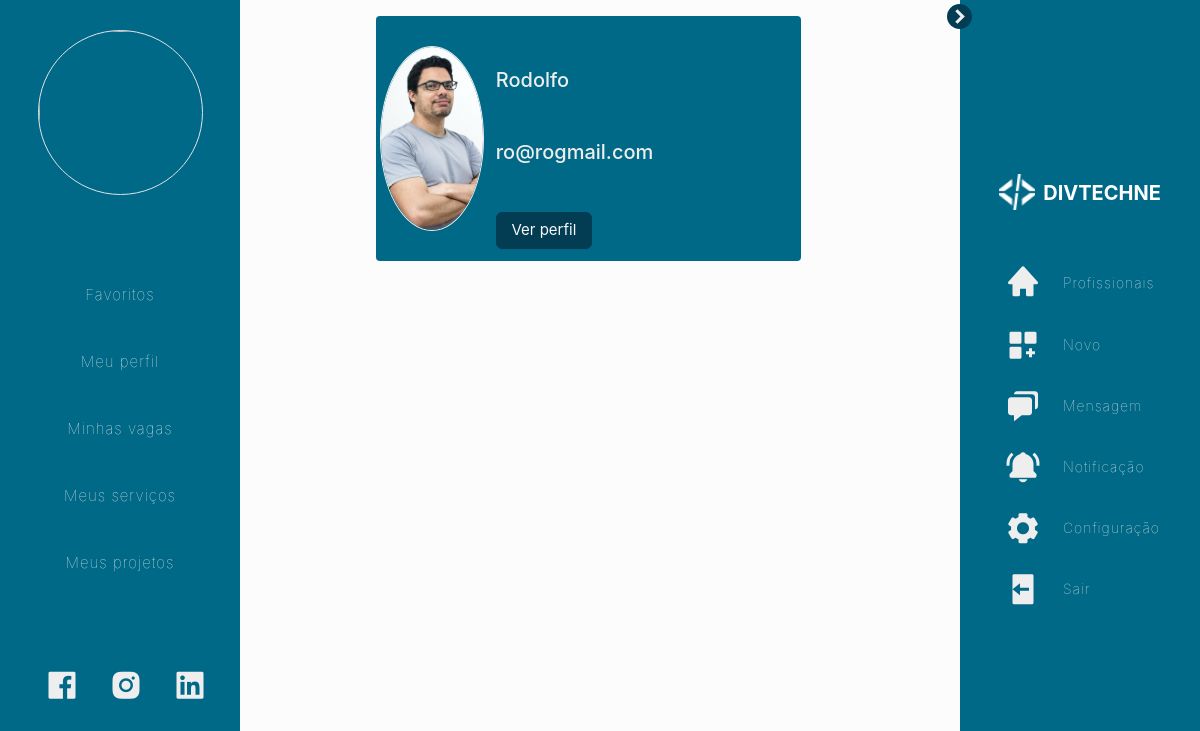
Screenshot of /cliente/servico/candidatos/1 with the database file from the repository.
### divtechne/models.py (models this page shows)
class CandidatoServico(database.Model):
    id = database.Column(database.Integer, primary_key=True)
    id_servico_candidato = database.Column(database.Integer, database.ForeignKey("servico.id"), nullable=False)
    id_programador_candidato = database.Column(database.Integer, database.ForeignKey("profissional.id"), nullable=False)

class Profissional(database.Model, UserMixin):
    id = database.Column(database.Integer, primary_key=True)
    nome = database.Column(database.String, nullable=False, unique=True) # Nome de profissional único
    email = database.Column(database.String, nullable=False, unique=True) # Email profissional tem que ser unico
    senha = database.Column(database.String, nullable=False)
    telefone = database.Column(database.String, nullable=False) # Telefone
    tecnologia = database.Column(database.String, nullable=False) # Tecnologias conhecidas
    nacionalidade = database.Column(database.String, default="Brasileiro") # Nacionalidade
    cpf = database.Column(database.String, unique=True) # Cpf tem que ser único
    data_nascimento = database.Column(database.Date) # Data
    foto = database.Column(database.String, nullable=False)
    idioma = database.Column(database.String) # Idioma
    escolaridade = database.Column(database.String) # Escolaridade
    descricao = database.Column(database.Text) # Descrição
    github = database.Column(database.String) # link github
    token = database.Column(database.String, nullable=False)
    seguir_profissional = database.relationship("Seguir", backref="profissional", lazy=True)
    chat_profissional = database.relationship("Chat", backref="profissional", lazy=True)
    contato_profissional = database.relationship("Contato", backref="profissional", lazy=True)
    candidato_vaga = database.relationship("CandidatoVaga", backref="profissional", lazy=True)
    candidato_servico = database.relationship("CandidatoServico", backref="profissional", lazy=True)
    candidato_projeto = database.relationship("CandidatoProjeto", backref="profissional", lazy=True)
    proposta_profissional = database.relationship("Proposta", backref="profissional", lazy=True)

### divtechne/routes.py (the view, shortened to what this page needs)
@app.route("/cliente/servico/candidatos/<id>")
def candidatos_servico(id):
    servico = Servico.query.filter_by(id=id).first()
    formcriarvaga = FormCriarVaga()
    if formcriarvaga.validate_on_submit():
        arquivo = formcriarvaga.foto_vaga.data
        nome_seguro = secure_filename(arquivo.filename)
        caminho = os.path.join(os.path.abspath(os.path.dirname(__file__)),
                               app.config["UPLOAD_FOLDER"],
                               nome_seguro)
        arquivo.save(caminho)
        vaga = Vaga(nome=formcriarvaga.nome_vaga.data, foto=nome_seguro, nivel=formcriarvaga.nivel_vaga.data,
                    empresa=formcriarvaga.empresa_vaga.data,
                    endereco=formcriarvaga.endereco_vaga.data, salario=formcriarvaga.salario_vaga.data,
                    descricao=formcriarvaga.descricao_vaga.data,
                    descricao_empresa=formcriarvaga.descricao_empresa_vaga.data,
                    beneficios=formcriarvaga.beneficios_vaga.data,
                    requisitos=formcriarvaga.requisitos_vaga.data, idioma=formcriarvaga.idioma_vaga.data,
                    id_cliente_vaga=current_user.id)
        database.session.add(vaga)
        database.session.commit()
        return redirect(url_for('minhas_vagas', id_cliente=current_user.id))
    else:
        pass
    formcriarservico = FormCriarServico()
    if formcriarservico.validate_on_submit():
        servico = Servico(nome=formcriarservico.nome_servico.data, empregador=formcriarservico.empregador_servico.data,
                          salario=formcriarservico.salario_servico.data,
                          descricao=formcriarservico.descricao_servico.data,
                          requisitos=formcriarservico.requisitos_servico.data, id_cliente_servico=current_user.id)
        database.session.add(servico)
        database.session.commit()
        return redirect(url_for("meus_servicos", id_cliente=current_user.id))
    else:
        pass
    formcriarprojeto = FormCriarProjeto()
    if formcriarprojeto.validate_on_submit():
        projeto = Projeto(nome=formcriarprojeto.nome_projeto.data, descricao=formcriarprojeto.descricao_projeto.data,
                          tecnologia=formcriarprojeto.tecnologia_projeto.data,
                          empregador=formcriarprojeto.empregador_projeto.data, id_cliente_projeto=current_user.id)
        database.session.add(projeto)
        database.session.commit()
        return redirect(url_for("meus_projetos", id_cliente=current_user.id))
    else:
        pass
    formeditarsenha = FormEditarSenha()
    return render_template("cliente/C_candidatos_servico.html", servico=servico, form_vaga=formcriarvaga, form_servico=formcriarservico, form_projeto=formcriarprojeto, form_editar_senha=formeditarsenha)

### divtechne/forms.py
class FormCriarVaga(FlaskForm):
    nome_vaga = StringField("Nome da Vaga", validators=[DataRequired()])
    foto_vaga = FileField("Foto", validators=[DataRequired()])
    empresa_vaga = StringField("Nome da Empresa", validators=[DataRequired()])
    endereco_vaga = StringField("Endereço da Empresa", validators=[DataRequired()])
    salario_vaga = FloatField("Salário", validators=[DataRequired()])
    descricao_vaga = TextAreaField("Descrição da Vaga", validators=[DataRequired()])
    descricao_empresa_vaga = TextAreaField("Descrição da Empresa", validators=[DataRequired()])
    beneficios_vaga = StringField("Benefícios da Vaga", validators=[DataRequired()])
    requisitos_vaga = StringField("Requisitos da Vaga", validators=[DataRequired()])
    nivel_vaga = StringField("Nível da Vaga", validators=[DataRequired()])
    idioma_vaga = StringField("Idioma Necessário")
    botao_vaga = SubmitField("Enviar")

class FormCriarServico(FlaskForm):
    nome_servico = StringField("Nome do Serviço", validators=[DataRequired()])
    empregador_servico = StringField("Nome do Empregador", validators=[DataRequired()])
    salario_servico = FloatField("Salário", validators=[DataRequired()])
    descricao_servico = TextAreaField("Descrição do Serviço", validators=[DataRequired()])
    requisitos_servico = StringField("Requisitos do Serviço", validators=[DataRequired()])
    botao_servico = SubmitField("Enviar")

### divtechne/templates/cliente/C_candidatos_servico.html (shortened to what this page needs)
{% extends 'cliente/C_home.html' %}
{% block head %}
<link href='https://unpkg.com/boxicons@2.1.4/css/boxicons.min.css' rel='stylesheet'>
<link href="{{ url_for('static', filename='css/favoritos.css') }}" rel="stylesheet" type=" text/css">
<link href="{{ url_for('static', filename='css/navbar.css') }}" rel="stylesheet" type=" text/css">
<link href="{{ url_for('static', filename='css/botao.css') }}" rel="stylesheet" type="text/css">
{% endblock %}
{% block card %}
<div class="container-fluid h-100 m-0 p-0" id="pagina">
    <div class="container-fluid row mx-auto h-100 p-0 m-0">
                <div class="container-fluid col-12 col-lg-9 m-0 p-0 mx-auto" id="Paginaconteudo" >
                        <div class="container-fluid row mx-auto" id="cardpagina">
                            {% for profissional in servico.candidatar_servico %}
                            <div class="container-fluid col-12 col-md-11 mx-auto card">
                                <div class="container-fluid row mt-3 mb-5">
                                    <div class="col-12 mb-4 mx-auto lista">
                                        <div class="row p-1">
                                            <div class="col-3 m-0 p-0 my-auto">
                                                <center class="m-0 p-0 my-auto"><img src="{{ url_for('static', filename='posts/{}'.format(profissional.profissional.foto)) }}" class="img-fluid mx-auto rounded-circle"></center>
                                            </div>
                                            <div class="col-9 m-0 p-0">
                                                <div class="col-12 mt-5">
                                                    <div class="container">
                                                        <h5>{{ profissional.profissional.nome }}</h5>
                                                    </div>
                                                </div>
                                                <div class="col-12 mt-5">
                                                    <div class="container">
                                                        <h5>{{ profissional.profissional.email }}</h5>
                                                    </div>
                                                </div>
                                                <div class="col-12 mt-5">
                                                    <div class="container row">
                                                        <div class="col-5 mb-2 me-auto"><a class="btn btn-primary botao2"  href="{{ url_for('perfil_profissional', id_profissional=profissional.profissional.id) }}" role="button">Ver perfil</a></div>
                                                    </div>
                                                </div>
                                            </div>
                                        </div>
                                    </div>
                                </div>
                            </div>
                        {% endfor %}
                        </div>
                </div>
        </div>
</div>
{% endblock %}

### divtechne/static/css/favoritos.css (style rules this page uses)
html[tema="claro"] { --rodape-1: #130203; --navbar-2: #006987; --botao-3: #023D54; --efeito-4:#DFEDF2; --texto-5: #031D2E; --texto-6: #eeeeee; --fundo-7: #fcfcfd; --card-8: #6E8F98; }
:root { --tran-02: all 0.2s ease; --tran-03: all 0.3s ease; --tran-04: all 0.4s ease; --tran-05: all 0.5s ease; }
* { margin: 0%; padding: 0%; box-sizing: border-box; font-family: "Inter", sans-serif; transition: var(--tran-05); scroll-behavior: smooth; }
body { height: 100vh; width: 100vw; background-color: var(--fundo-7); transition: var(--tran-05); overflow-x: hidden; font-family: "Inter", sans-serif; scroll-behavior: smooth; }
#pagina { overflow-y: hidden; }
#cardpagina .card { position: inherit; background-color: var(--fundo-7); border-radius: 4px ; color: var(--texto-6); border: 0px; }
#cardpagina .card .lista { background-color: var(--navbar-2); border-radius: 4px; }
#cardpagina .lista img { object-fit: cover; border: 1px solid var(--texto-6); }
#cardpagina .card h5 { color: var(--texto-6); }
@media (min-width: 100px) { #cardpagina { height: 100vh; overflow-y: scroll; transition: var(--tran-05); } }
@media (min-width: 100px) { #cardpagina img { border-radius: 4px; object-fit: cover; } }
@media (min-width: 576px) { #cardpagina { height: 100vh; overflow-y: scroll; transition: var(--tran-05); } }
@media (min-width: 576px) { #cardpagina img { border-radius: 4px; height: 500px; width: 500px; object-fit: cover; } }
@media (min-width: 768px) { #cardpagina { height:100vh; overflow-y: scroll; transition: var(--tran-05); } }
@media (min-width: 768px) { #cardpagina img { border-radius: 4px; height: 200px; width: 200px; object-fit: cover; } }
@media (min-width: 992px) { #pagina { width: 80vw; height: 100vh; margin: 0px; padding: 0px; } }
@media (min-width: 992px) { #cardpagina { height: 100vh; overflow-y: scroll; transition: var(--tran-05); } }
@media (min-width: 992px) { #cardpagina img { border-radius: 4px; height: 175px; width: 175px; object-fit: cover; } }
@media (min-width: 1200px) { #pagina { width: 80vw; height: 100vh; margin: 0px; padding: 0px; } }
@media (min-width: 1200px) { #cardpagina { height: 100vh; overflow-y: scroll; transition: var(--tran-05); } }
@media (min-width: 1200px) { #cardpagina img { border-radius: 4px; height: 185px; width: 185px; object-fit: cover; } }

### divtechne/static/css/navbar.css (style rules this page uses)
html[tema="claro"] { --rodape-1: #130203; --navbar-2: #006987; --botao-3: #023D54; --efeito-4:#DFEDF2; --texto-5: #031D2E; --texto-6: #eeeeee; --fundo-7: #fcfcfd; --fundo-8: #C0C7C0; --card-9: #0C3433; }
:root { --tran-02: all 0.2s ease; --tran-03: all 0.3s ease; --tran-04: all 0.4s ease; --tran-05: all 0.5s ease; }
* { margin: 0%; padding: 0%; font-family: "Inter", sans-serif; transition: var(--tran-05); scroll-behavior: smooth; }
body { margin: 0%; padding: 0%; font-family: "Inter", sans-serif; }

### divtechne/static/css/botao.css (style rules this page uses)
html[tema="claro"] { --rodape-1: #130203; --navbar-2: #006987; --botao-3: #023D54; --efeito-4:#DFEDF2; --texto-5: #031D2E; --texto-6: #eeeeee; --fundo-7: #fcfcfd; --botao-8: #aaaaaa; --card-9: #11233E; --texto-10:#f9f9f9; }
:root { --tran-02: all 0.2s ease; --tran-03: all 0.3s ease; --tran-04: all 0.4s ease; --tran-05: all 0.5s ease; }
* { margin: 0%; padding: 0%; box-sizing: border-box; font-family: "Inter", sans-serif; transition: var(--tran-05); }
@media (min-width: 100px) { .botao2 { width: 100%; background-color: var(--botao-3); color:var(--texto-10); border: 1px solid var(--botao-3); align-items: center; text-align: center; font-size: 14px; cursor: pointer; transition: var(--tran-04); } }
@media (min-width: 576px) { .botao2 { width: 100%; background-color: var(--botao-3); color:var(--texto-10); border: 1px solid var(--botao-3); align-items: center; text-align: center; font-size: 14px; cursor: pointer; transition: var(--tran-04); } }
@media (min-width: 768px) { .botao2 { width: 100%; background-color: var(--botao-3); color:var(--texto-10); border: 1px solid var(--botao-3); align-items: center; text-align: center; font-size: 14px; cursor: pointer; transition: var(--tran-04); } }
@media (min-width: 992px) { .botao2 { width: 100%; background-color: var(--botao-3); color:var(--texto-10); border: 1px solid var(--botao-3); align-items: center; text-align: center; font-size: 15px; cursor: pointer; transition: var(--tran-04); } }
@media (min-width: 1200px) { .botao2 { width: 100%; background-color: var(--botao-3); color:var(--texto-10); border: 1px solid var(--botao-3); align-items: center; text-align: center; font-size: 15px; cursor: pointer; transition: var(--tran-04); } }

### rows the page displays
CandidatoServico: foto (picture), profissional.nome "Rodolfo", profissional.email "ro@rogmail.com"
